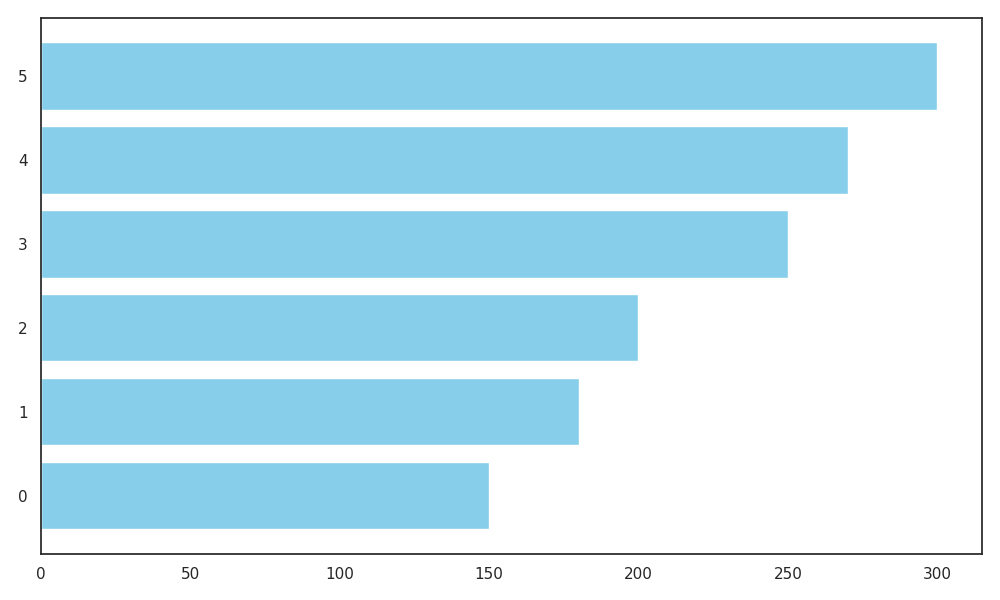

The script that drew this image:
import matplotlib.pyplot as plt
import numpy as np

# Data for exoplanets
atmosphere_quality = [0.85, 0.90, 0.75, 0.70, 0.65, 0.80]
potential_habitability = [250, 270, 200, 300, 150, 180]

# Sort data based on potential habitability
sorted_indices = np.argsort(potential_habitability)
sorted_habitability = np.array(potential_habitability)[sorted_indices]
sorted_atmosphere_quality = np.array(atmosphere_quality)[sorted_indices]

# Set up the bar plot with a single color
fig, ax = plt.subplots(figsize=(10, 6))

# Bar chart with uniform color
ax.barh(range(len(sorted_habitability)), sorted_habitability, color='skyblue', align='center')

# Optimize layout
plt.tight_layout()

# Display the plot
plt.show()
